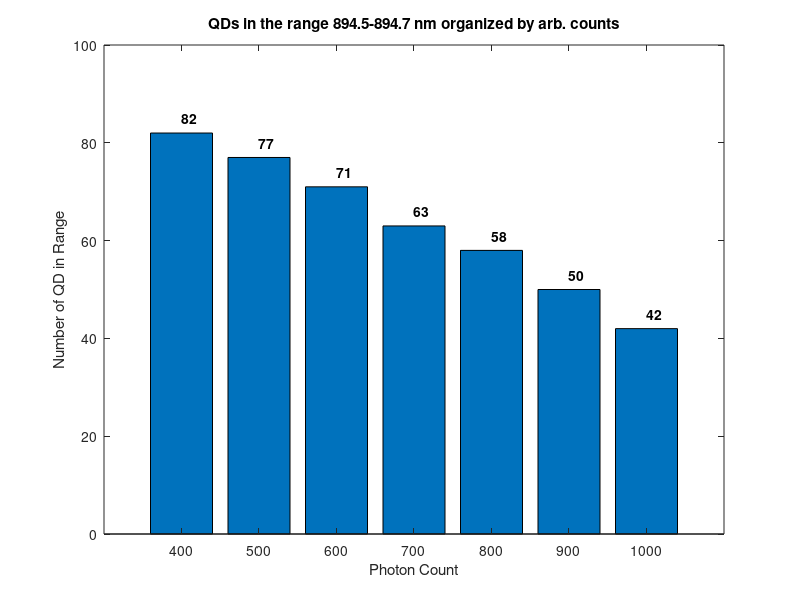

Recreate this plot in MATLAB.
% Bin Labels/Edges
Bins = 400:100:1000;

% Bin Counts
Bin_counts = [82 77 71 63 58 50 42];


% Plot histogram-like bar chart
figure()
bar(Bins, Bin_counts);

xlabel('Photon Count');
ylabel('Number of QD in Range');
for i = 1:numel(Bin_counts)
    label_text = sprintf("%d",Bin_counts(i));
    text(Bins(i),Bin_counts(i)+3,label_text,"FontWeight","bold")
end
title('QDs in the range 894.5-894.7 nm organized by arb. counts');